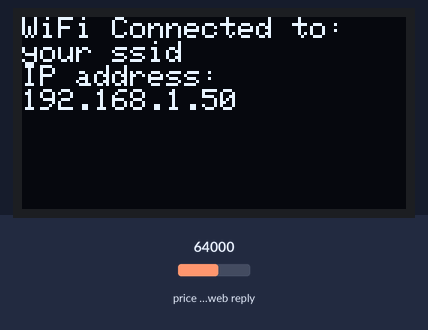
The sketch below on a simulated ESP8266 (NodeMCU). Shown: 128×64 one-colour display. The inputs (shaded band) are chosen by the test bench; at power-on: price in the web reply 64000. WiFi joins after 1.5 s; servers stay silent unless stated; the display library's start-up logo is not drawn; web services answer with replies made up by the test bench; what the sketch prints to the serial monitor is not drawn.

Above: at 4.2 s.
At 6.3 s:
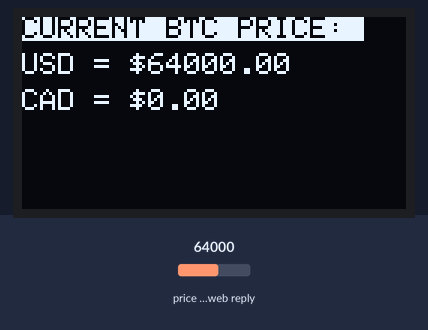
6.4 s: price in the web reply set to 21580
At 16.8 s:
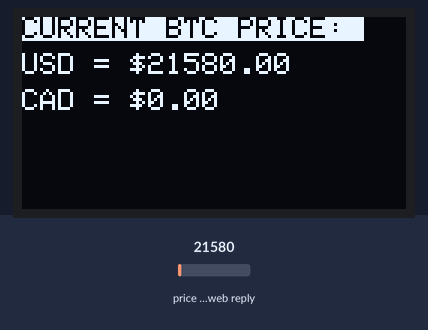
17.1 s: price in the web reply set to 39750
At 26.3 s:
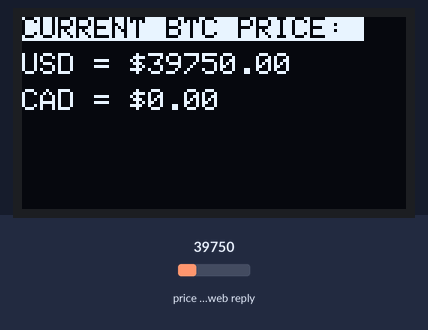
27.4 s: price in the web reply set to 59500
At 41.7 s:
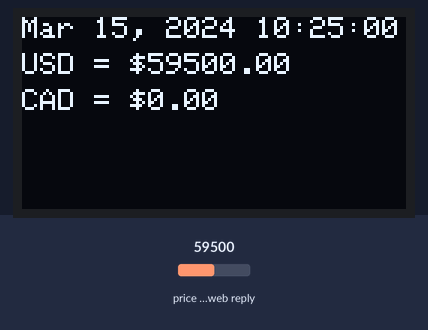
Timing chart, 0 to 43.2 s (numbered marks = the images above; inputs shaded):
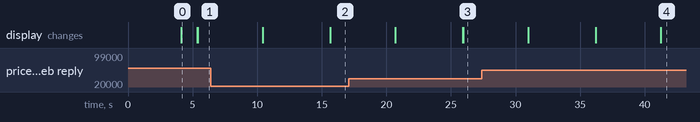

Measured:
- what the display in image 0 shows lasts 1.3 s, from 4.1 s to 5.4 s

The sketch:

Simple_esp8266_oled_BTC_ticker.ino
```cpp
// (licence header left out)
#include <SPI.h>
#include <Wire.h>
#include <Adafruit_GFX.h>
#include <Adafruit_SSD1306.h>

#include <ArduinoJson.h>
#include <ESP8266WiFi.h>
#include <ESP8266HTTPClient.h>

#define OLED_MOSI  13 //D1
#define OLED_CLK   14 //D0
#define OLED_DC    0 // Data/Command
#define OLED_CS    4 // Chip select
#define OLED_RESET 15 // RESET

// SPI OLED
Adafruit_SSD1306 display(OLED_MOSI, OLED_CLK, OLED_DC, OLED_RESET, OLED_CS);

const char* ssid = "your ssid";
const char* password = "your password";

//coindesk btc api (canadian price)
const String fullurl = "http://api.coindesk.com/v1/bpi/currentprice/CAD";

void setup() {

Serial.begin(115200);
  // initialize display
  display.begin(SSD1306_SWITCHCAPVCC);
    display.display();
    delay(2000);
  display.clearDisplay();
  display.display();


 WiFi.setOutputPower(0);   // reset wifi
  WiFi.persistent(false);
  WiFi.mode(WIFI_OFF);
  WiFi.mode(WIFI_STA);    // force set to wifi station (client) mode when initializing
 WiFi.begin(ssid, password);
 delay(2000);
  display.setTextSize(0.5);
  display.setTextColor(INVERSE);
  display.clearDisplay();
  display.setCursor(0, 0);
  display.println("BTC PRICE TICKER");
  display.println("Starting");
  display.display();

  while (WiFi.status() != WL_CONNECTED) {
    delay(500);
    display.print(".");
    display.display();
  }

  display.clearDisplay();
  display.setCursor(0, 0);
  display.println("WiFi Connected to: ");
  display.println(ssid);
  display.println("IP address: ");
  display.println(WiFi.localIP());
  display.display();
  delay(1000);

}
void loop() {

   HTTPClient http;
   http.begin(fullurl);
   int httpCode = http.GET();
   Serial.println(httpCode);

  String content = http.getString();

  //const size_t BUFFER_SIZE = JSON_OBJECT_SIZE(3) + JSON_ARRAY_SIZE(2) + 60;
  //DynamicJsonBuffer jsonBuffer; //(BUFFER_SIZE);
   StaticJsonBuffer<800> jsonBuffer;
  JsonObject& root = jsonBuffer.parseObject(content);

  //Serial.println(content);

  String currentTime = root["time"]["updated"];
  float CADprice = root["bpi"]["CAD"]["rate_float"];
  float USDprice = root["bpi"]["USD"]["rate_float"];

USDprice = round(USDprice*1000)/1000;
CADprice = round(CADprice);
  //Serial.println(USDprice);
  display.clearDisplay();
    display.setCursor(0, 0);
    display.setTextColor(BLACK, WHITE);
    display.println("CURRENT BTC PRICE: ");
    display.display();
    display.setTextColor(WHITE);
    display.setCursor(0, 12);
    display.print("USD = $");
  display.println(USDprice);
      display.setCursor(0, 24);
    display.print("CAD = $");
  display.println(CADprice);
      display.display();
        delay(5000);
 display.clearDisplay();

    display.setCursor(0, 0); //alternate to show time every 5 sec
     display.setTextSize(1);
     display.setTextWrap(0);
     display.setTextColor(WHITE);
    display.println(currentTime);
    display.setTextSize(1);
    display.setCursor(0, 12);
    display.print("USD = $");
  display.println(USDprice);
      display.setCursor(0, 24);
    display.print("CAD = $");
  display.println(CADprice);
      display.display();
        delay(5000);

}
```
